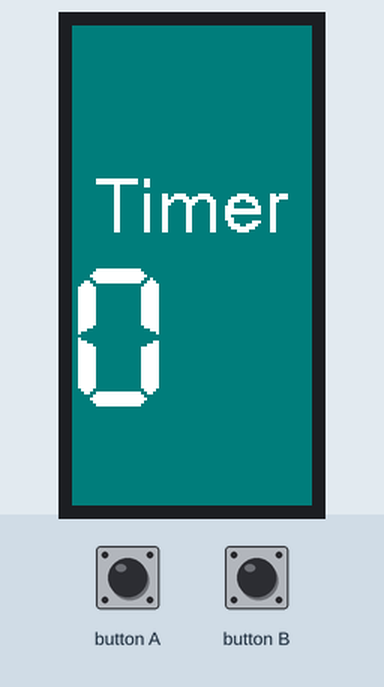
This program was run on a simulated ESP32. Shown: 80×160 colour display. Inputs (shaded band) come from the test bench.

Above: at 1.3 s.
1.4 s: button B pressed for 0.15 s
At 2.3 s:
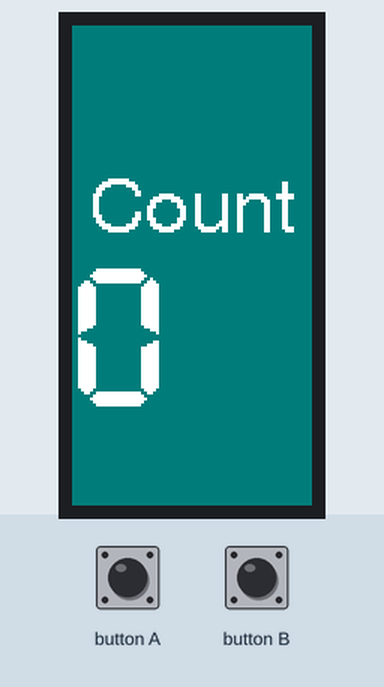
3.0 s: button A pressed for 0.15 s
At 4.2 s:
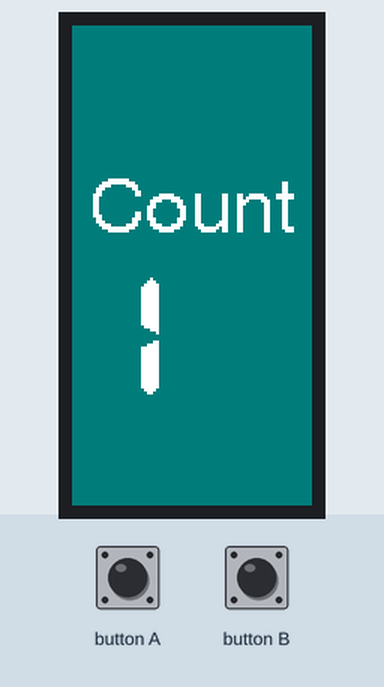
4.6 s: button A pressed for 1 s
At 5.3 s:
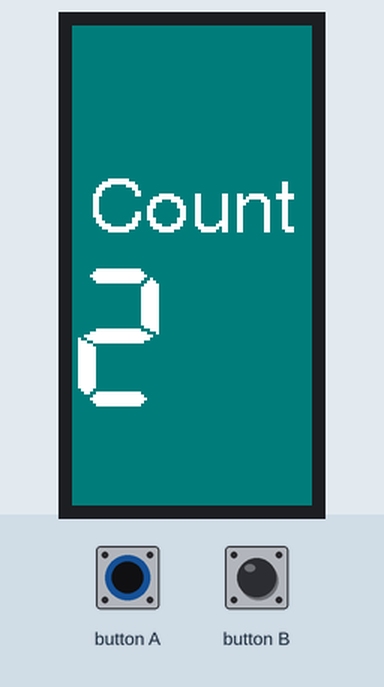
7.1 s: button B pressed for 1 s
At 8.1 s:
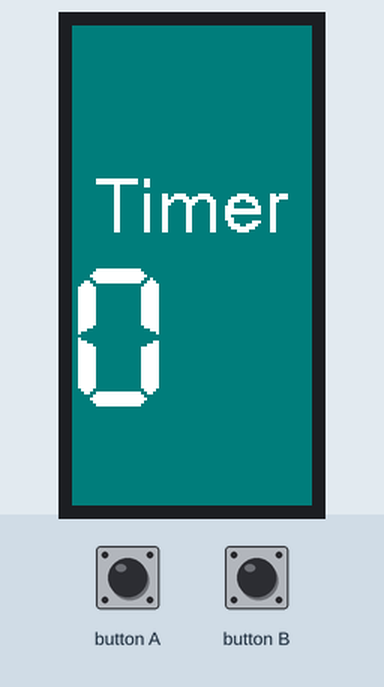
9.6 s: button B pressed for 3.2 s
At 10.0 s:
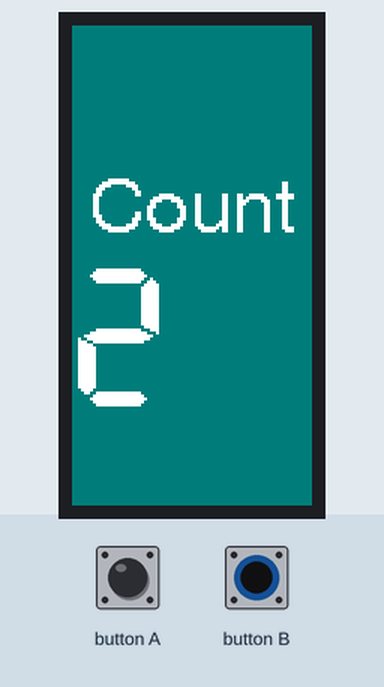
Timing chart, 0 to 12.6 s (numbered marks = the images above; inputs shaded):
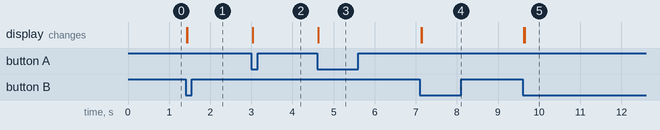

The program:

main.cpp
```cpp
#include <Arduino.h>
#include <M5StickC.h>
#include "state/state.h"
#include "state/stateA.h"
#include "state/stateB.h"


State* stateMap[] = {
  new StateA(),
  new StateB()
};

StateNo current = StateNo::A;//初期状態

void setup() {
  M5.begin();
  M5.Lcd.setTextColor(TFT_WHITE, TFT_DARKCYAN);
  M5.Lcd.fillScreen(TFT_DARKCYAN);
}

void loop() {
  M5.update();
  StateNo next = stateMap[current]->exec();
  if(current != next) {
    current = next;
    M5.Lcd.fillScreen(TFT_DARKCYAN); //画面クリア
  }
  delay(10);
}
```

state.h
```cpp
#pragma once

enum StateNo {
  A,
  B
};

class State {
public:
  virtual StateNo exec() = 0;
};
```

stateA.h
```cpp
#include "state.h"
#include <M5StickC.h>

class StateA: public State {
  bool active = false;
  unsigned long time = 0;
public:
  StateNo exec() override;
};

StateNo StateA::exec() {
  M5.Lcd.drawCentreString("Timer", 40,50,4);

  M5.Lcd.drawNumber(active ? (millis() - time) / 1000 : 0, 0 , 80, 7);

  // ボタンBが押されたら切り替え
  if(M5.BtnB.wasPressed())
    return StateNo::B;
  // ボタンAが押されたらタイマースタート・リセット
  else if(M5.BtnA.wasPressed()) {
    if(!active) {
      active = true;
      time = millis();
    }
    else {
      active = false;
      M5.Lcd.fillScreen(TFT_DARKCYAN);
    }
  }

  return StateNo::A;
}
```

stateB.h
```cpp
#include "state.h"
#include <M5StickC.h>

class StateB: public State {
  int counter = 0;
public:
  StateNo exec() override;
};

StateNo StateB::exec() {
  M5.Lcd.drawCentreString("Count", 40,50,4);
  M5.Lcd.drawNumber(counter, 0 , 80, 7);

  // ボタンBが押されたら切り替え
  if(M5.BtnB.wasPressed())
    return StateNo::A;
  // ボタンAが押されたらカウント
  else if(M5.BtnA.wasPressed())
    counter++;

  return StateNo::B;
}
```

Measured:
- after the input at 1.4 s, the display: first changes at once (image 1 shows a later state)
- after the input at 3.0 s, the display: changes at once (image 2)
- after the input at 4.6 s, the display: changes at once (image 3)
- after the input at 7.1 s, the display: first changes at once (image 4 shows a later state)
- after the input at 9.6 s, the display: first changes at once (image 5 shows a later state)
